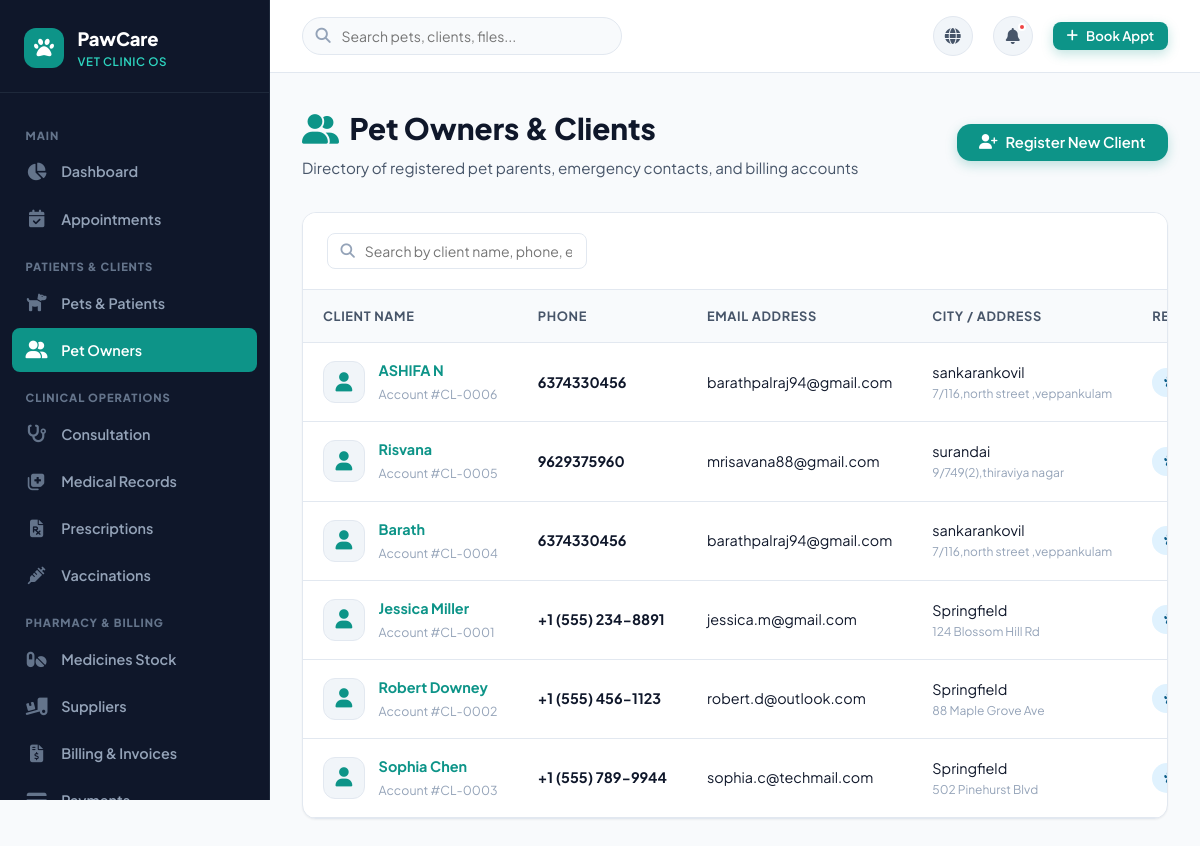
Page /owners (signed in) on the committed database.
### tables this page shows
CREATE TABLE owners (
    id INTEGER PRIMARY KEY AUTOINCREMENT,
    name VARCHAR(120) NOT NULL,
    email VARCHAR(120),
    phone VARCHAR(30) NOT NULL,
    address TEXT,
    city VARCHAR(80),
    emergency_contact VARCHAR(80),
    notes TEXT,
    created_at TIMESTAMP DEFAULT CURRENT_TIMESTAMP
);

### app.py (the view)
@app.route('/owners')
@login_required
def owners():
    db = get_db()
    search = request.args.get('q', '').strip()
    query = """
        SELECT o.*, COUNT(p.id) as pet_count
        FROM owners o
        LEFT JOIN pets p ON o.id = p.owner_id
        WHERE 1=1
    """
    params = []
    if search:
        query += " AND (o.name LIKE ? OR o.phone LIKE ? OR o.email LIKE ? OR o.city LIKE ?)"
        params.extend([f"%{search}%", f"%{search}%", f"%{search}%", f"%{search}%"])
    query += " GROUP BY o.id ORDER BY o.created_at DESC"
    owners_list = db.execute(query, params).fetchall()
    return render_template('owners.html', owners=owners_list, search=search)

### app.py (called while the page is built)
def get_db():
    if 'db' not in g:
        g.db = sqlite3.connect(
            app.config['DATABASE'],
            detect_types=sqlite3.PARSE_DECLTYPES
        )
        g.db.row_factory = sqlite3.Row
        g.db.execute("PRAGMA foreign_keys = ON;")
    return g.db

def init_db():
    db = get_db()
    cur = db.cursor()
    cur.execute("SELECT name FROM sqlite_master WHERE type='table' AND name='users';")
    if cur.fetchone() is None:
        if os.path.exists(app.config['SQL_SCHEMA']):
            with open(app.config['SQL_SCHEMA'], mode='r', encoding='utf-8') as f:
                db.cursor().executescript(f.read())
            db.commit()

@app.before_request
def setup_database_if_needed():
    init_db()

def login_required(view):
    from functools import wraps
    @wraps(view)
    def wrapped_view(**kwargs):
        if 'user_id' not in session:
            flash('Please log in to access this page.', 'warning')
            return redirect(url_for('login', next=request.url))
        return view(**kwargs)
    return wrapped_view

### templates/owners.html (shortened to what this page needs)
{% extends "base.html" %}
{% block content %}
<div class="page-header">
  <div class="page-header-text">
    <h1><i class="fas fa-user-friends" style="color: var(--primary);"></i> Pet Owners & Clients</h1>
    <p>Directory of registered pet parents, emergency contacts, and billing accounts</p>
  </div>
  <div class="page-actions">
    <a href="{{ url_for('add_owner') }}" class="btn btn-primary">
      <i class="fas fa-user-plus"></i> Register New Client
    </a>
  </div>
</div>
<div class="table-wrapper">
  <div class="table-toolbar">
    <form method="GET" action="{{ url_for('owners') }}" style="display: flex; gap: 1rem; align-items: center; flex: 1;">
      <div class="table-search-box">
        <i class="fas fa-search"></i>
        <input type="text" name="q" value="{{ search }}" placeholder="Search by client name, phone, email, city...">
      </div>
    </form>
  </div>
  {% if owners %}
  <div class="table-responsive">
    <table class="custom-table" id="dataTable">
      <thead>
        <tr>
          <th>Client Name</th>
          <th>Phone</th>
          <th>Email Address</th>
          <th>City / Address</th>
          <th>Registered Pets</th>
        </tr>
      </thead>
      <tbody>
        {% for o in owners %}
        <tr>
          <td>
            <div class="table-user-cell">
              <div class="table-avatar"><i class="fas fa-user"></i></div>
              <div class="table-user-info">
                <a href="{{ url_for('owner_details', id=o.id) }}" class="name" style="color: var(--primary);">{{ o.name }}</a>
                <span class="sub">Account #CL-{{ "%04d"|format(o.id) }}</span>
              </div>
            </div>
          </td>
          <td><strong>{{ o.phone }}</strong></td>
          <td>{{ o.email or 'N/A' }}</td>
          <td>{{ o.city or '-' }} <div style="font-size: 0.75rem; color: var(--text-muted);">{{ o.address or '' }}</div></td>
          <td>
            <span class="badge badge-info"><i class="fas fa-paw"></i> {{ o.pet_count }} Pets</span>
          </td>
        </tr>
        {% endfor %}
      </tbody>
    </table>
  </div>
  {% endif %}
</div>
{% endblock %}

### templates/base.html (shortened to what this page needs)
<!DOCTYPE html>
<html lang="en">
<head>
  <link rel="stylesheet" href="https://cdnjs.cloudflare.com/ajax/libs/font-awesome/6.5.1/css/all.min.css">
  <link rel="stylesheet" href="{{ url_for('static', filename='css/style.css') }}">
  <link rel="stylesheet" href="{{ url_for('static', filename='css/dashboard.css') }}">
  <link rel="stylesheet" href="{{ url_for('static', filename='css/forms.css') }}">
  <link rel="stylesheet" href="{{ url_for('static', filename='css/tables.css') }}">
  <link rel="stylesheet" href="{{ url_for('static', filename='css/login.css') }}">
  <link rel="stylesheet" href="{{ url_for('static', filename='css/responsive.css') }}">
</head>
<body>
  {% if current_user %}
  <div class="app-layout">
    <aside class="app-sidebar" id="appSidebar">
      <div class="sidebar-brand">
        <div class="sidebar-brand-icon">
          <i class="fas fa-paw"></i>
        </div>
        <div class="sidebar-brand-text">
          PawCare <span>Vet Clinic OS</span>
        </div>
      </div>
      <ul class="sidebar-menu">
        <li class="menu-category">Main</li>
        <li class="sidebar-menu-item">
          <a href="{{ url_for('dashboard_router') }}" class="sidebar-link {% if request.endpoint in ['admin_dashboard', 'doctor_dashboard', 'staff_dashboard'] %}active{% endif %}">
            <i class="fas fa-chart-pie"></i>
            <span>Dashboard</span>
          </a>
        </li>
        <li class="sidebar-menu-item">
          <a href="{{ url_for('appointments') }}" class="sidebar-link {% if 'appointment' in request.endpoint %}active{% endif %}">
            <i class="fas fa-calendar-check"></i>
            <span>Appointments</span>
          </a>
        </li>
        <li class="menu-category">Patients & Clients</li>
        <li class="sidebar-menu-item">
          <a href="{{ url_for('pets') }}" class="sidebar-link {% if request.endpoint in ['pets', 'add_pet', 'pet_details', 'edit_pet'] %}active{% endif %}">
            <i class="fas fa-dog"></i>
            <span>Pets & Patients</span>
          </a>
        </li>
        <li class="sidebar-menu-item">
          <a href="{{ url_for('owners') }}" class="sidebar-link {% if 'owner' in request.endpoint %}active{% endif %}">
            <i class="fas fa-user-friends"></i>
            <span>Pet Owners</span>
          </a>
        </li>
        <li class="menu-category">Clinical Operations</li>
        <li class="sidebar-menu-item">
          <a href="{{ url_for('consultation') }}" class="sidebar-link {% if request.endpoint == 'consultation' or request.endpoint == 'add_consultation' %}active{% endif %}">
            <i class="fas fa-stethoscope"></i>
            <span>Consultation</span>
          </a>
        </li>
        <li class="sidebar-menu-item">
          <a href="{{ url_for('medical_records') }}" class="sidebar-link {% if request.endpoint == 'medical_records' %}active{% endif %}">
            <i class="fas fa-notes-medical"></i>
            <span>Medical Records</span>
          </a>
        </li>
        <li class="sidebar-menu-item">
          <a href="{{ url_for('prescriptions') }}" class="sidebar-link {% if request.endpoint == 'prescriptions' %}active{% endif %}">
            <i class="fas fa-file-prescription"></i>
            <span>Prescriptions</span>
          </a>
        </li>
        <li class="sidebar-menu-item">
          <a href="{{ url_for('vaccinations') }}" class="sidebar-link {% if 'vaccin' in request.endpoint %}active{% endif %}">
            <i class="fas fa-syringe"></i>
            <span>Vaccinations</span>
          </a>
        </li>
        <li class="menu-category">Pharmacy & Billing</li>
        <li class="sidebar-menu-item">
          <a href="{{ url_for('medicines') }}" class="sidebar-link {% if 'medicine' in request.endpoint %}active{% endif %}">
            <i class="fas fa-pills"></i>
            <span>Medicines Stock</span>
          </a>
        </li>
        <li class="sidebar-menu-item">
          <a href="{{ url_for('suppliers') }}" class="sidebar-link {% if request.endpoint == 'suppliers' %}active{% endif %}">
            <i class="fas fa-truck-loading"></i>
            <span>Suppliers</span>
          </a>
        </li>
        <li class="sidebar-menu-item">
          <a href="{{ url_for('bills') }}" class="sidebar-link {% if request.endpoint in ['bills', 'create_bill', 'invoice_details'] %}active{% endif %}">
            <i class="fas fa-file-invoice-dollar"></i>
            <span>Billing & Invoices</span>
          </a>
        </li>
        <li class="sidebar-menu-item">
          <a href="{{ url_for('payments') }}" class="sidebar-link {% if request.endpoint == 'payments' %}active{% endif %}">
            <i class="fas fa-credit-card"></i>
            <span>Payments</span>
          </a>
        </li>
      </ul>
    </aside>
    <main class="app-main">
      <header class="app-topbar">
        <div class="topbar-left">
          <div class="search-bar-wrap">
            <i class="fas fa-search"></i>
            <input type="text" placeholder="Search pets, clients, files..." class="table-search-input" data-table-id="dataTable">
          </div>
        </div>
        <div class="topbar-right">
          <a href="{{ url_for('index') }}" class="quick-action-icon" title="View Public Website" target="_blank">
            <i class="fas fa-globe"></i>
          </a>
          <a href="{{ url_for('notifications') }}" class="quick-action-icon" title="Notifications">
            <i class="fas fa-bell"></i>
            {% if unread_notifications_count > 0 %}
              <span class="badge-dot"></span>
            {% endif %}
          </a>
          <a href="{{ url_for('add_appointment') }}" class="btn btn-primary btn-sm">
            <i class="fas fa-plus"></i> Book Appt
          </a>
        </div>
      </header>
      <div class="content-container">
        {% block content %}{% endblock %}
      </div>
    </main>
  </div>
  {% endif %}
</body>
</html>

### static/css/style.css (style rules this page uses)
:root { --primary: #0d9488; --primary-hover: #0f766e; --primary-light: #ccfbf1; --primary-dark: #115e59; --secondary: #6366f1; --secondary-light: #e0e7ff; --accent: #f59e0b; --accent-light: #fef3c7; --success: #10b981; --success-light: #d1fae5; --danger: #ef4444; --danger-light: #fee2e2; --warning: #f59e0b; --info: #0284c7; --info-light: #e0f2fe; --bg-main: #f8fafc; --bg-card: #ffffff; --bg-sidebar: #0f172a; --bg-subtle: #f1f5f9; --text-primary: #0f172a; --text-secondary: #475569; --text-muted: #94a3b8; --text-light: #f8fafc; --border-color: #e2e8f0; --border-radius-sm: 8px; --border-radius-md: 14px; --border-radius-lg: 20px; --border-radius-full: 9999px; --shadow-sm: 0 1px 2px 0 rgba(0, 0, 0, 0.05); --shadow-md: 0 4px 6px -1px rgba(0, 0, 0, 0.07), 0 2px 4px -1px rgba(0, 0, 0, 0.04); --shadow-lg: 0 10px 15px -3px rgba(0, 0, 0, 0.08), 0 4px 6px -2px rgba(0, 0, 0, 0.04); --shadow-xl: 0 20px 25px -5px rgba(0, 0, 0, 0.1), 0 10px 10px -5px rgba(0, 0, 0, 0.04); --transition: all 0.25s cubic-bezier(0.4, 0, 0.2, 1); }
* { margin: 0; padding: 0; box-sizing: border-box; }
body { font-family: 'Plus Jakarta Sans', -apple-system, BlinkMacSystemFont, sans-serif; background-color: var(--bg-main); color: var(--text-primary); line-height: 1.6; overflow-x: hidden; }
a { color: inherit; text-decoration: none; transition: var(--transition); }
.btn { display: inline-flex; align-items: center; justify-content: center; gap: 0.5rem; font-weight: 600; font-size: 0.925rem; padding: 0.65rem 1.35rem; border-radius: var(--border-radius-md); border: 1px solid transparent; cursor: pointer; transition: var(--transition); line-height: 1; }
.btn-primary { background-color: var(--primary); color: #ffffff; box-shadow: 0 4px 12px rgba(13, 148, 136, 0.25); }
.btn-sm { padding: 0.4rem 0.8rem; font-size: 0.825rem; border-radius: var(--border-radius-sm); }
.badge { display: inline-flex; align-items: center; gap: 0.35rem; font-size: 0.775rem; font-weight: 700; padding: 0.3rem 0.75rem; border-radius: var(--border-radius-full); text-transform: capitalize; letter-spacing: 0.02em; }
.badge-info, .badge-scheduled, .badge-admin { background: var(--info-light); color: #075985; }

### static/css/tables.css (style rules this page uses)
.table-wrapper { background: #ffffff; border-radius: var(--border-radius-md); border: 1px solid var(--border-color); box-shadow: var(--shadow-sm); overflow: hidden; margin-bottom: 2rem; }
.table-toolbar { padding: 1.25rem 1.5rem; display: flex; align-items: center; justify-content: space-between; border-bottom: 1px solid var(--border-color); background: #ffffff; flex-wrap: wrap; gap: 1rem; }
.table-search-box { position: relative; min-width: 260px; }
.table-search-box i { position: absolute; left: 0.85rem; top: 50%; transform: translateY(-50%); color: var(--text-muted); font-size: 0.9rem; }
.table-search-box input { width: 100%; padding: 0.5rem 0.85rem 0.5rem 2.3rem; border: 1.5px solid var(--border-color); border-radius: var(--border-radius-sm); font-size: 0.875rem; font-family: inherit; transition: var(--transition); }
.table-responsive { width: 100%; overflow-x: auto; -webkit-overflow-scrolling: touch; }
.custom-table { width: 100%; border-collapse: collapse; text-align: left; font-size: 0.9rem; }
.custom-table th { background-color: #f8fafc; color: var(--text-secondary); font-weight: 700; font-size: 0.8rem; text-transform: uppercase; letter-spacing: 0.05em; padding: 1rem 1.25rem; border-bottom: 1px solid var(--border-color); white-space: nowrap; }
.custom-table td { padding: 1rem 1.25rem; border-bottom: 1px solid var(--border-color); color: var(--text-primary); vertical-align: middle; white-space: nowrap; }
.custom-table tbody tr { transition: var(--transition); }
.table-user-cell { display: flex; align-items: center; gap: 0.85rem; }
.table-avatar { width: 42px; height: 42px; border-radius: 12px; object-fit: cover; background: var(--bg-subtle); border: 1px solid var(--border-color); display: flex; align-items: center; justify-content: center; color: var(--primary); font-size: 1.2rem; }
.table-user-info .name { font-weight: 700; color: var(--text-primary); display: block; }
.table-user-info .sub { font-size: 0.775rem; color: var(--text-muted); }

### rows in the picture
owners: name "ASHIFA N", id "0006", phone "6374330456", email "barathpalraj94@gmail.com", city "sankarankovil", address "7/116,north street ,veppankulam"
owners: name "Risvana", id "0005", phone "9629375960", email "mrisavana88@gmail.com", city "surandai", address "9/749(2),thiraviya nagar"
owners: name "Barath", id "0004", phone "6374330456", email "barathpalraj94@gmail.com", city "sankarankovil", address "7/116,north street ,veppankulam"
owners: name "Jessica Miller", id "0001", phone "+1 (555) 234-8891", email "jessica.m@gmail.com", city "Springfield", address "124 Blossom Hill Rd"
owners: name "Robert Downey", id "0002", phone "+1 (555) 456-1123", email "robert.d@outlook.com", city "Springfield", address "88 Maple Grove Ave"
owners: name "Sophia Chen", id "0003", phone "+1 (555) 789-9944", email "sophia.c@techmail.com", city "Springfield", address "502 Pinehurst Blvd"
